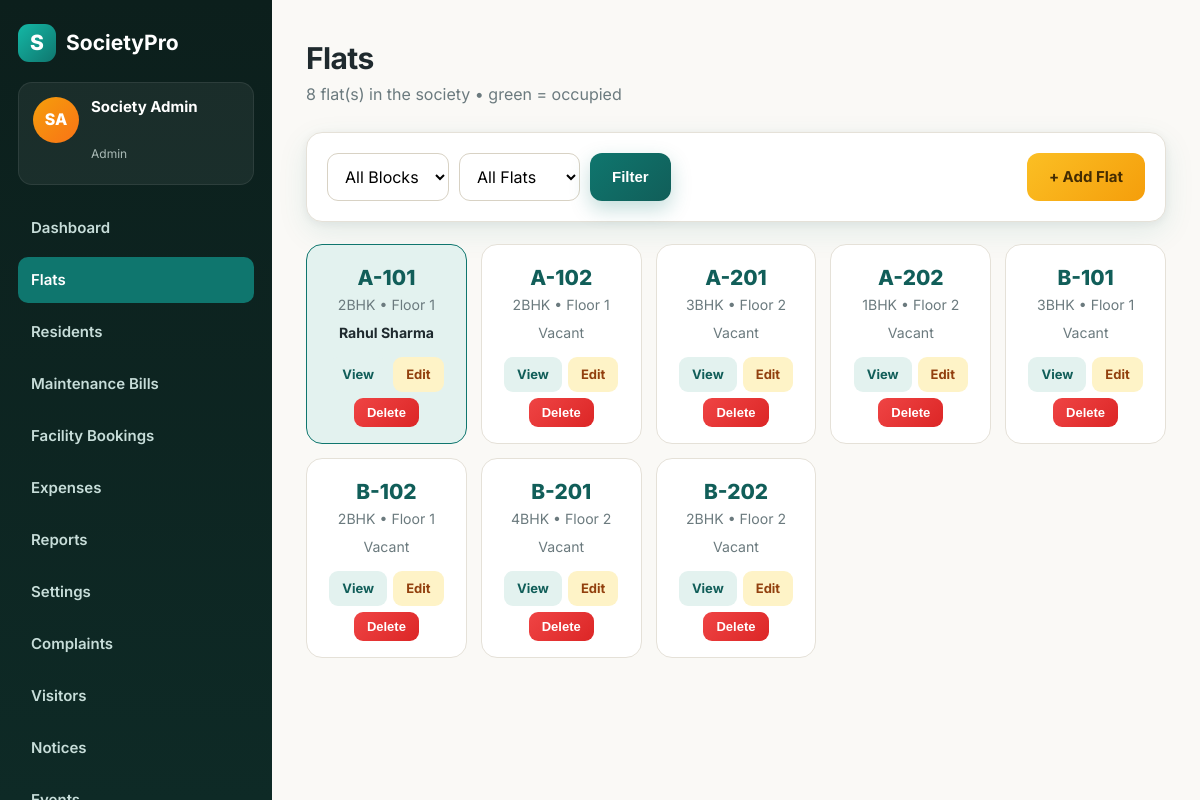
Screenshot of /flats.php (signed in) with the database file from the repository.
### tables this page shows
CREATE TABLE IF NOT EXISTS `flats` (
  `id` int(11) NOT NULL AUTO_INCREMENT,
  `block_name` varchar(10) NOT NULL,
  `flat_no` varchar(10) NOT NULL,
  `floor_no` int(11) NOT NULL DEFAULT 0,
  `flat_type` enum('1BHK','2BHK','3BHK','4BHK') NOT NULL DEFAULT '2BHK',
  `area_sqft` int(11) DEFAULT NULL,
  `created_at` datetime NOT NULL DEFAULT current_timestamp(),
  PRIMARY KEY (`id`),
  UNIQUE KEY `block_flat` (`block_name`, `flat_no`)
);

### includes/functions.php (called while the page is built, shortened)
<?php
function e(?string $v): string { return htmlspecialchars((string)$v, ENT_QUOTES, 'UTF-8'); }
function current_user(): ?array { return $_SESSION['user'] ?? null; }
function is_admin(): bool { return (current_user()['role'] ?? '') === 'admin'; }
function initials(string $name): string {
    $out = '';
    foreach (array_slice(preg_split('/\s+/', trim($name)), 0, 2) as $p) $out .= strtoupper(mb_substr($p, 0, 1));
    return $out ?: 'R';
}
function flat_label(array $flat): string {
    return $flat['block_name'] . '-' . $flat['flat_no'];
}

### flats.php (the view, shortened to what this page needs)
<?php
require_once __DIR__ . '/includes/functions.php';
$db = db();
$flats = $db->query('SELECT f.*,
    (SELECT COUNT(*) FROM users u WHERE u.flat_id = f.id AND u.role = \'resident\' AND u.is_active = 1) AS res_count,
    (SELECT u.name FROM users u WHERE u.flat_id = f.id AND u.role = \'resident\' AND u.is_active = 1 ORDER BY u.id LIMIT 1) AS res_name
    FROM flats f ORDER BY f.block_name, CAST(f.flat_no AS UNSIGNED), f.flat_no')->fetchAll();
require_once __DIR__ . '/includes/header.php';
?>
<div class="page-head"><h1>Flats</h1><p><?= count($flats) ?> flat(s) in the society &bull; green = occupied</p></div>
<div class="filter-card" style="display:flex;gap:10px;flex-wrap:wrap;justify-content:space-between">
  <form method="get" style="display:flex;gap:10px;flex-wrap:wrap">
    <select name="block" style="width:auto">
      <option value="">All Blocks</option>
    </select>
    <select name="occupancy" style="width:auto">
      <option value="">All Flats</option>
    </select>
    <button class="btn" type="submit">Filter</button>
  </form>
  <a class="btn btn-amber" href="flat-add.php">+ Add Flat</a>
</div>
<?php
$shown = 0;
foreach ($flats as $flat) {
    $isOcc = (int)$flat['res_count'] > 0;
    if ($shown === 0) echo '<div class="flat-grid">';
    $shown++;
?>
  <div class="flat-card <?= $isOcc ? 'occupied' : '' ?>">
    <div class="flat-no"><?= e(flat_label($flat)) ?></div>
    <div style="color:var(--muted);font-size:.88rem"><?= e($flat['flat_type']) ?> &bull; Floor <?= (int)$flat['floor_no'] ?></div>
    <div style="font-size:.88rem;margin:6px 0 12px"><?= $isOcc ? '<strong>' . e($flat['res_name']) . '</strong>' : '<span style="color:var(--muted)">Vacant</span>' ?></div>
    <div style="display:flex;gap:6px;justify-content:center;flex-wrap:wrap">
      <a class="btn btn-sm btn-view" href="flat-view.php?id=<?= (int)$flat['id'] ?>">View</a>
      <a class="btn btn-sm btn-edit" href="flat-edit.php?id=<?= (int)$flat['id'] ?>">Edit</a>
      <form method="post" action="flat-delete.php" data-confirm="Delete this flat? It must have no residents or bills.">
        <button class="btn btn-sm btn-danger" type="submit">Delete</button>
      </form>
    </div>
  </div>
<?php }
if ($shown > 0) echo '</div>';
if ($shown === 0): ?><div class="card" style="text-align:center;color:var(--muted)">No flats match this filter. <a href="flat-add.php">Add a flat</a>.</div><?php endif; ?>
<?php require_once __DIR__ . '/includes/footer.php'; ?>

### includes/header.php (shortened to what this page needs)
<?php require_once __DIR__ . '/functions.php'; $u = current_user(); $cur = basename($_SERVER['PHP_SELF']); ?>
<!DOCTYPE html>
<html lang="en">
<head>
<link rel="stylesheet" href="assets/css/style.css">
</head>
<body>
<div class="layout">
<aside class="sidebar" id="sidebar">
  <a class="brand" href="dashboard.php"><span class="brand-icon">S</span><span>Society<b>Pro</b></span></a>
  <?php if ($u): ?>
  <div class="side-user">
    <span class="avatar"><?= e(initials($u['name'])) ?></span>
    <span><strong><?= e($u['name']) ?></strong><br><small style="text-transform:capitalize"><?= e($u['role']) ?></small></span>
  </div>
  <?php endif; ?>
  <nav class="side-nav">
    <a href="dashboard.php" class="<?= $cur === 'dashboard.php' ? 'active' : '' ?>">Dashboard</a>
    <?php if (is_admin()): ?>
    <a href="flats.php" class="<?= in_array($cur, ['flats.php','flat-add.php','flat-edit.php','flat-view.php'], true) ? 'active' : '' ?>">Flats</a>
    <a href="residents.php" class="<?= in_array($cur, ['residents.php','resident-add.php','resident-edit.php','resident-view.php'], true) ? 'active' : '' ?>">Residents</a>
    <a href="bills.php" class="<?= in_array($cur, ['bills.php','bill-view.php'], true) ? 'active' : '' ?>">Maintenance Bills</a>
    <a href="bookings.php" class="<?= $cur === 'bookings.php' ? 'active' : '' ?>">Facility Bookings</a>
    <a href="expenses.php" class="<?= $cur === 'expenses.php' ? 'active' : '' ?>">Expenses</a>
    <a href="reports.php" class="<?= $cur === 'reports.php' ? 'active' : '' ?>">Reports</a>
    <a href="settings.php" class="<?= $cur === 'settings.php' ? 'active' : '' ?>">Settings</a>
    <?php endif; ?>
    <a href="complaints.php" class="<?= $cur === 'complaints.php' ? 'active' : '' ?>">Complaints</a>
    <a href="visitors.php" class="<?= $cur === 'visitors.php' ? 'active' : '' ?>">Visitors</a>
    <a href="notices.php" class="<?= $cur === 'notices.php' ? 'active' : '' ?>">Notices</a>
    <a href="events.php" class="<?= $cur === 'events.php' ? 'active' : '' ?>">Events</a>
  </nav>
</aside>
<main class="main">

### includes/footer.php (shortened to what this page needs)
</main>
</div>
</body>
</html>

### assets/css/style.css (style rules this page uses)
:root { --paper:#FAF9F6; --card:#FFFFFF; --ink:#1F2A2E; --muted:#6B7A7E; --teal:#0F766E; --teal-dark:#115E59; --teal-soft:#E3F2EF; --amber:#F59E0B; --line:#E5E1D8; --danger:#DC2626; --success:#15803D; --radius:16px; --shadow:0 10px 30px rgba(15,118,110,.10), 0 2px 8px rgba(31,42,46,.06); }
* { margin:0;padding:0;box-sizing:border-box }
body { font-family:'Inter',system-ui,-apple-system,Segoe UI,Roboto,sans-serif;background:var(--paper);color:var(--ink);line-height:1.6 }
a { color:var(--teal);text-decoration:none }
.btn { display:inline-flex;align-items:center;justify-content:center;gap:8px;background:linear-gradient(135deg,var(--teal),var(--teal-dark));color:#fff!important;border:none;padding:12px 22px;border-radius:12px;font-weight:700;font-size:15px;cursor:pointer;box-shadow:0 8px 20px rgba(15,118,110,.25);transition:.2s;text-decoration:none!important }
.btn-danger { background:linear-gradient(135deg,#EF4444,var(--danger));box-shadow:none }
.btn-sm { padding:7px 13px;font-size:13px;border-radius:9px }
.btn-amber { background:linear-gradient(135deg,#FBBF24,var(--amber));color:#442C02!important;box-shadow:none }
input,select { width:100%;padding:12px 14px;border:1.5px solid var(--line);border-radius:11px;font-size:15px;font-family:inherit;background:#FFFEFB;transition:.15s }
.layout { display:flex;min-height:100vh }
.sidebar { width:272px;background:linear-gradient(180deg,#0C1F1C,#0E2A26);color:#D9E8E4;padding:24px 18px;display:flex;flex-direction:column;gap:20px;position:fixed;inset:0 auto 0 0;z-index:50 }
.sidebar .brand { color:#fff;font-size:21px;font-weight:700;display:flex;align-items:center;gap:10px;text-decoration:none }
.brand-icon { width:38px;height:38px;border-radius:11px;background:linear-gradient(135deg,#14B8A6,var(--teal));display:grid;place-items:center;color:#fff;font-weight:800 }
.side-user { display:flex;gap:12px;background:rgba(255,255,255,.06);border:1px solid rgba(255,255,255,.08);padding:14px;border-radius:14px;align-items:flex-start }
.side-user strong { color:#fff;display:block;font-size:15px;line-height:1.3 }
.side-user small { display:block;opacity:.75;font-size:12px;word-break:break-all;margin:2px 0 7px }
.avatar { width:46px;height:46px;border-radius:50%;background:linear-gradient(135deg,var(--amber),#F97316);color:#fff;display:grid;place-items:center;font-weight:800;flex-shrink:0 }
.side-nav { display:grid;gap:6px }
.side-nav a { color:#C7DDD9;padding:11px 13px;border-radius:10px;font-weight:600;font-size:15px;text-decoration:none }
.side-nav a.active { background:var(--teal);color:#fff }
.main { flex:1;margin-left:272px;padding:34px;max-width:calc(100vw - 272px) }
.page-head { margin-bottom:24px }
.page-head h1 { font-size:30px;letter-spacing:-.6px }
.page-head p { color:var(--muted) }
.filter-card { background:var(--card);border:1px solid var(--line);border-radius:var(--radius);box-shadow:var(--shadow);padding:20px;margin-bottom:22px }
.btn-view { background:var(--teal-soft);color:var(--teal-dark)!important;box-shadow:none }
.btn-edit { background:#FEF3C7;color:#92400E!important;box-shadow:none }
.flat-grid { display:grid;grid-template-columns:repeat(auto-fill,minmax(150px,1fr));gap:14px }
.flat-card { background:#fff;border:1px solid var(--line);border-radius:16px;padding:16px;text-align:center }
.flat-card .flat-no { font-size:1.3rem;font-weight:800;color:var(--teal-dark) }
.flat-card.occupied { border-color:var(--teal);background:var(--teal-soft) }
select,textarea { width:100%;padding:11px 13px;border:1.5px solid #D8D2C4;border-radius:11px;font:inherit;background:#fff }

### rows the page displays
flats: flat_label($flat) "A-101", flat_type "2BHK", floor_no "1", res_name "Rahul Sharma"
flats: flat_label($flat) "A-102", flat_type "2BHK", floor_no "1", shows "Vacant"
flats: flat_label($flat) "A-201", flat_type "3BHK", floor_no "2", shows "Vacant"
flats: flat_label($flat) "A-202", flat_type "1BHK", floor_no "2", shows "Vacant"
flats: flat_label($flat) "B-101", flat_type "3BHK", floor_no "1", shows "Vacant"
flats: flat_label($flat) "B-102", flat_type "2BHK", floor_no "1", shows "Vacant"
flats: flat_label($flat) "B-201", flat_type "4BHK", floor_no "2", shows "Vacant"
flats: flat_label($flat) "B-202", flat_type "2BHK", floor_no "2", shows "Vacant"

### other values shown
initials($u['name']) "SA"
$u['name'] "Society Admin"
$u['role'] "Admin"
count($flats) "8"
